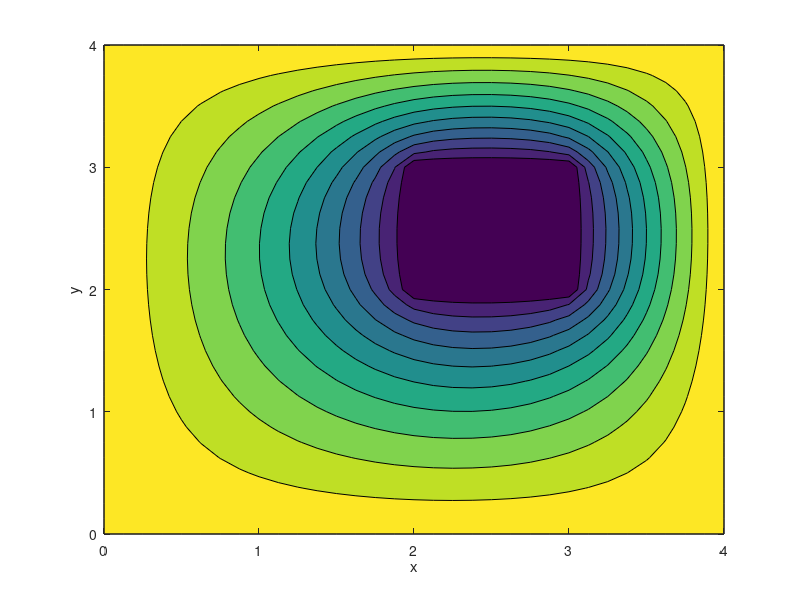

Write the MATLAB code that produced this figure.
%Clear the command window and any stored variables
clear
clc
%Boundary conditions
PHI1 = 20;
PHI2 = 0;

%Initial value of every grid point
INITPHI = 5;

%Number of iterations
iterations = 200;
 
%Side length of the square area being modeled in centimeters
len=4;

%Desired grid point separation, in this case, 0.125cm
sep=0.125;
K=len/sep +1;

%Element of array corresopnding to the top left corner of the inner square
%and its side length on the grid. This corner is 2cm to the right of the top left corner
%of the outer square and 1 cm down, and the side length is 1cm.
column_inner = ceil(K/2);
row_inner = ceil(K/2);
inner_len = 1/sep;
%Initialize the array
phi=zeros(K,K);
for i = 1:K
    for j = 1:K
        phi(i,j)=INITPHI;
    end
end
size(phi)

%Impose boundary conditions
for k=1:K
    phi(1,k) = PHI1;
    phi(K,k) = PHI1;
    phi(k,1) = PHI1;
    phi(k,K) = PHI1;
end
for k = 0:inner_len
    phi(row_inner+k, column_inner) = PHI2;
    phi(row_inner, column_inner+k) = PHI2;
    phi(row_inner+inner_len, column_inner+k) = PHI2;
    phi(row_inner+k, column_inner+inner_len) = PHI2;
end

%Now we carry out the relaxation. We need to be able to tell the program to
%leave the boundary points alone. We take advantage of three facts to do
%this. First, we have only two prescribed boundary values, and second,
%the potential function is continuous, and third, harmonic functions do not
%have local maxima. The intermediate value theorem therefore tells us that
%the potential on interior points is strictly between 0 and 20, so we tell
%the program to simply not evaluate PHI(i,j) if PHI(i,j) is equal to 0 or
%20.
for iter = 1:iterations
    for i = 1:K
        for j = 1:K
            switch phi(i,j)
                case PHI1
                    phi(i,j) = phi(i,j);
                case PHI2
                    phi(i,j) = phi(i,j);
                otherwise
                    phi(i,j) = 0.25*(phi(i+1,j)+phi(i-1,j)+phi(i,j+1)+phi(i,j-1));
            end
        end
    end
end
[x,y]=meshgrid(0:sep:len);
%Comment out 'contourf' and uncomment meshc if you want a mesh plot, the
%lines beginning with 'print' will save a high-quality image of the plot to
%your home folder.
contourf(x,y,phi)
%meshc(x,y,phi)
xlabel('x')
ylabel('y')
zlabel('Potential in V')
%print('relaxationcontour1', '-dpng', '-r720')
%print('relaxationmesh1', '-dpng', '-r720')
